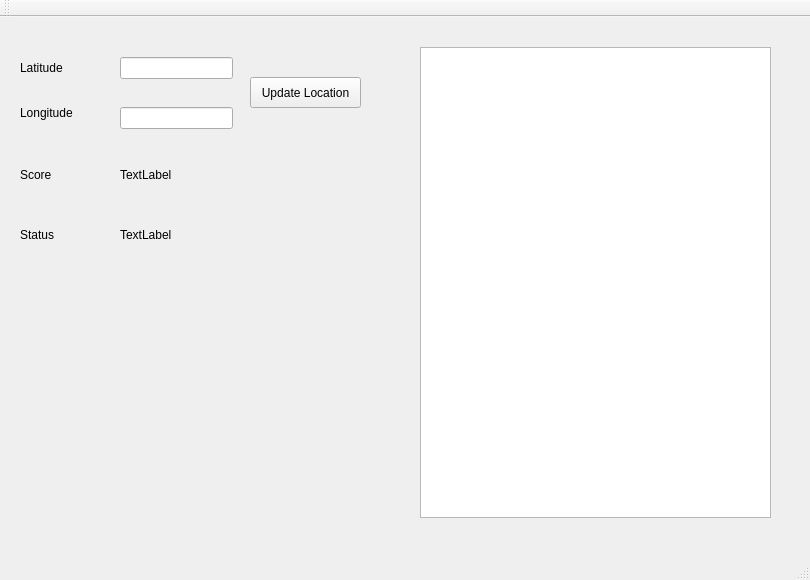
<?xml version="1.0" encoding="UTF-8"?>
<ui version="4.0">
 <class>PracticalExamClass</class>
 <widget class="QMainWindow" name="PracticalExamClass">
  <property name="geometry">
   <rect>
    <x>0</x>
    <y>0</y>
    <width>810</width>
    <height>580</height>
   </rect>
  </property>
  <property name="windowTitle">
   <string>PracticalExam</string>
  </property>
  <widget class="QWidget" name="centralWidget">
   <widget class="QListView" name="reportsListView">
    <property name="geometry">
     <rect>
      <x>420</x>
      <y>30</y>
      <width>351</width>
      <height>471</height>
     </rect>
    </property>
   </widget>
   <widget class="QLabel" name="label1">
    <property name="geometry">
     <rect>
      <x>20</x>
      <y>30</y>
      <width>71</width>
      <height>41</height>
     </rect>
    </property>
    <property name="text">
     <string>Latitude</string>
    </property>
   </widget>
   <widget class="QLabel" name="label_2">
    <property name="geometry">
     <rect>
      <x>20</x>
      <y>80</y>
      <width>71</width>
      <height>31</height>
     </rect>
    </property>
    <property name="text">
     <string>Longitude</string>
    </property>
   </widget>
   <widget class="QLineEdit" name="latitudeTB">
    <property name="geometry">
     <rect>
      <x>120</x>
      <y>40</y>
      <width>113</width>
      <height>22</height>
     </rect>
    </property>
   </widget>
   <widget class="QLineEdit" name="longitudeTB">
    <property name="geometry">
     <rect>
      <x>120</x>
      <y>90</y>
      <width>113</width>
      <height>22</height>
     </rect>
    </property>
   </widget>
   <widget class="QPushButton" name="updateLocationButton">
    <property name="geometry">
     <rect>
      <x>250</x>
      <y>60</y>
      <width>111</width>
      <height>31</height>
     </rect>
    </property>
    <property name="text">
     <string>Update Location</string>
    </property>
   </widget>
   <widget class="QLabel" name="label">
    <property name="geometry">
     <rect>
      <x>20</x>
      <y>150</y>
      <width>55</width>
      <height>16</height>
     </rect>
    </property>
    <property name="text">
     <string>Score</string>
    </property>
   </widget>
   <widget class="QLabel" name="scoreLabel">
    <property name="geometry">
     <rect>
      <x>120</x>
      <y>150</y>
      <width>55</width>
      <height>16</height>
     </rect>
    </property>
    <property name="text">
     <string>TextLabel</string>
    </property>
   </widget>
   <widget class="QLabel" name="label_4">
    <property name="geometry">
     <rect>
      <x>20</x>
      <y>210</y>
      <width>55</width>
      <height>16</height>
     </rect>
    </property>
    <property name="text">
     <string>Status</string>
    </property>
   </widget>
   <widget class="QLabel" name="statusLabel">
    <property name="geometry">
     <rect>
      <x>120</x>
      <y>210</y>
      <width>55</width>
      <height>16</height>
     </rect>
    </property>
    <property name="text">
     <string>TextLabel</string>
    </property>
   </widget>
  </widget>
  <widget class="QToolBar" name="mainToolBar">
   <attribute name="toolBarArea">
    <enum>TopToolBarArea</enum>
   </attribute>
   <attribute name="toolBarBreak">
    <bool>false</bool>
   </attribute>
  </widget>
  <widget class="QStatusBar" name="statusBar"/>
 </widget>
 <layoutdefault spacing="6" margin="11"/>
 <resources>
  <include location="PracticalExam.qrc"/>
 </resources>
 <connections/>
</ui>
